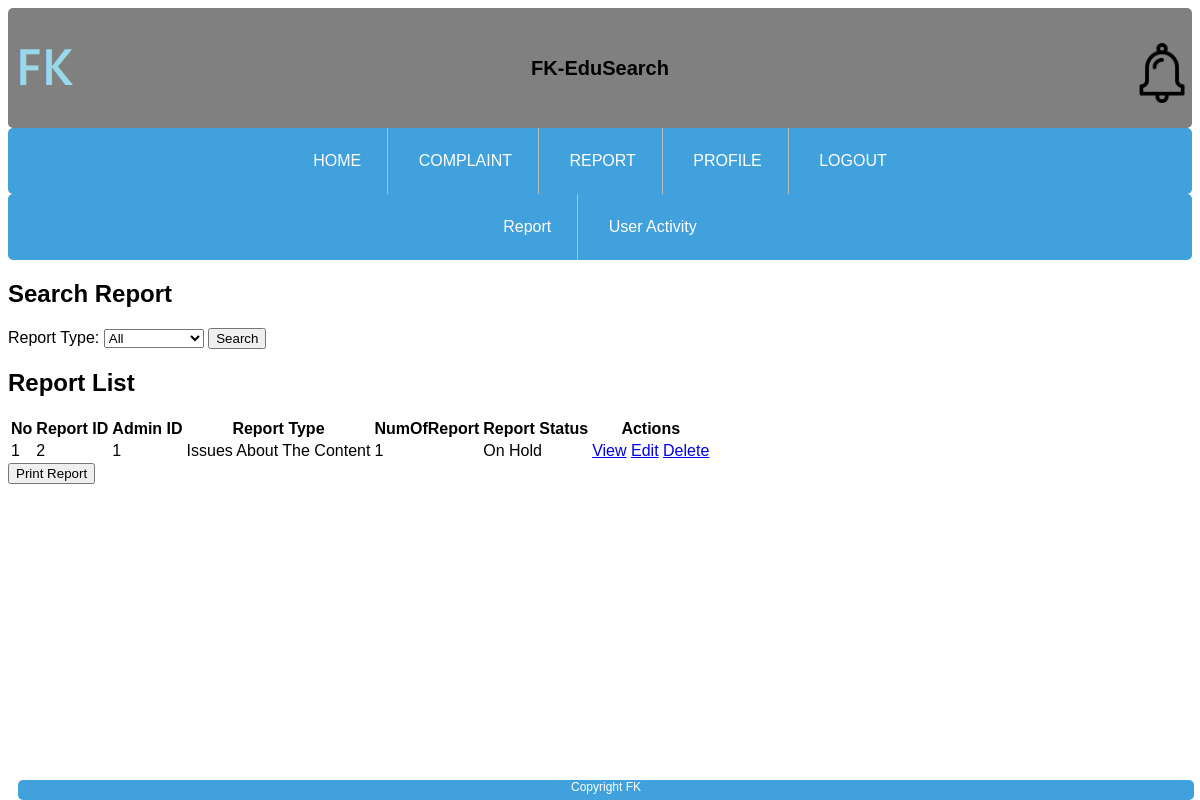
The page /Edusearch-AskAce/report.php on the database its author committed.
### tables this page shows
CREATE TABLE `report` (
  `ReportID` int(4) NOT NULL,
  `AdminID` int(4) NOT NULL,
  `ReportType` varchar(100) NOT NULL,
  `NumOfReport` int(10) NOT NULL,
  `ReportStatus` varchar(20) NOT NULL
);

### Edusearch-AskAce/report.php (the view, shortened to what this page needs)
<!DOCTYPE html>
<html lang="en">
<head>
</head>
<link rel="stylesheet" href="style.css">
<body>
    <header class="header">
        <div class="logo logo-left">
            <img width="60px" src="Image/fklogo.png" alt="Left Logo">
        </div>
        <div class="text">FK-EduSearch</div>
        <div class="logo logo-right">
            <img width="60px" src="Image/notiLogo.png" alt="Right Logo">
        </div>
    </header>
    <div id="navBar">
        <ul>
            <li><a href="report.php"> HOME </a></li>
            <li><a href="complaint.php"> COMPLAINT </a></li>
            <li><a href="report.php"> REPORT </a></li>
            <li><a href="profile.php"> PROFILE </a></li>
            <li><a href="logout.php"> LOGOUT </a></li>
        </ul>
    </div>
    <div id="navBar">
        <ul>
        <li><a href="report.php">Report</a></li>
        <li><a href="user_activity.php">User Activity</a></li>
        </ul>
    </div>
    <main>
        <section>
            <h2>Search Report</h2>
            <form method="GET" action="">
                <label for="search-type">Report Type:</label>
                <select id="search-type" name="search-type">
                    <option value="">All</option>
                </select>
                <button id="search-report" type="submit">Search</button>
            </form>
            <h1>Report List</h1>
            <table id="report-table">
                <thead>
                    <tr>
                        <th>No</th>
                        <th>Report ID</th>
                        <th>Admin ID</th>
                        <th>Report Type</th>
                        <th>NumOfReport</th>
                        <th>Report Status</th>
                        <th>Actions</th>
                    </tr>
                </thead>
                <tbody>
                    <?php
                    require_once "dbase.php";
                    $sql = "SELECT * FROM report";
                    $result = $conn->query($sql);
                    if ($result->num_rows > 0) {
                        $count = 1;
                        while ($row = $result->fetch_assoc()) {
                            echo "<tr>";
                            echo "<td>" . $count . "</td>";
                            echo "<td>" . $row['ReportID'] . "</td>";
                            echo "<td>" . $row['AdminID'] . "</td>";
                            echo "<td>" . $row['ReportType'] . "</td>";
                            echo "<td>" . $row['NumOfReport'] . "</td>";
                            echo "<td>" . $row['ReportStatus'] . "</td>";
                            echo "<td>
                                    <a href='viewReport.php'>View</a>
                                    <a href='editReport.php'>Edit</a>
                                    <a href='deleteReport.php?report-id=" . $row['ReportID'] . "'>Delete</a>
                                </td>";
                            echo "</tr>";
                            $count++;
                        }
                    } else {
                        echo "<tr><td colspan='7'>No records found</td></tr>";
                    }
                    ?>
                </tbody>
            </table>
        </section>
        <section>
            <button id="print-report" type="button">Print Report</button>
        </section>
    </main>
</body>
<footer>Copyright FK</footer>
</html>

### Edusearch-AskAce/Style.css (style rules this page uses)
.header { display: flex; border-radius: 5px; justify-content: space-between; align-items: center; padding: 10px; height: 100px; background-color: rgb(128, 128, 128); font-family: Arial, Helvetica, sans-serif; }
body { font-family: Arial, Helvetica, sans-serif; background-image: url("Image/bg.jpg"); }
.logo { width: 50px; height: 50px; }
.logo-left { margin-right: 10px; }
.logo-right { margin-left: 10px; }
.text { font-size: 20px; font-weight: bold; }
#navBar li { padding: 10px; display: inline-block; }
#navBar { text-align: center; }
#navBar a { text-decoration: none; color: #34495E; }
#navBar ul { list-style-type: inherit; margin: 0; padding: 0; overflow: hidden; background-color: #41a1dd; border-radius: 5px; }
#navBar li { float: none; position: relative; border-right: 1px solid #bbb; }
#navBar li:last-child { border-right: none; }
#navBar li a { display: block; color: white; text-align: center; padding: 14px 16px; text-decoration: none; }
footer { font-size: 12px; color: white; width: 98%; height: 20px; background: #41a1dd; text-align: center; border-radius: 5px; position: fixed; margin: 10px; margin-bottom: 0px; bottom: 0px; }

### rows shown on the page
report: ReportID "2", AdminID "1", ReportType "Issues About The Content", NumOfReport "1", ReportStatus "On Hold"
